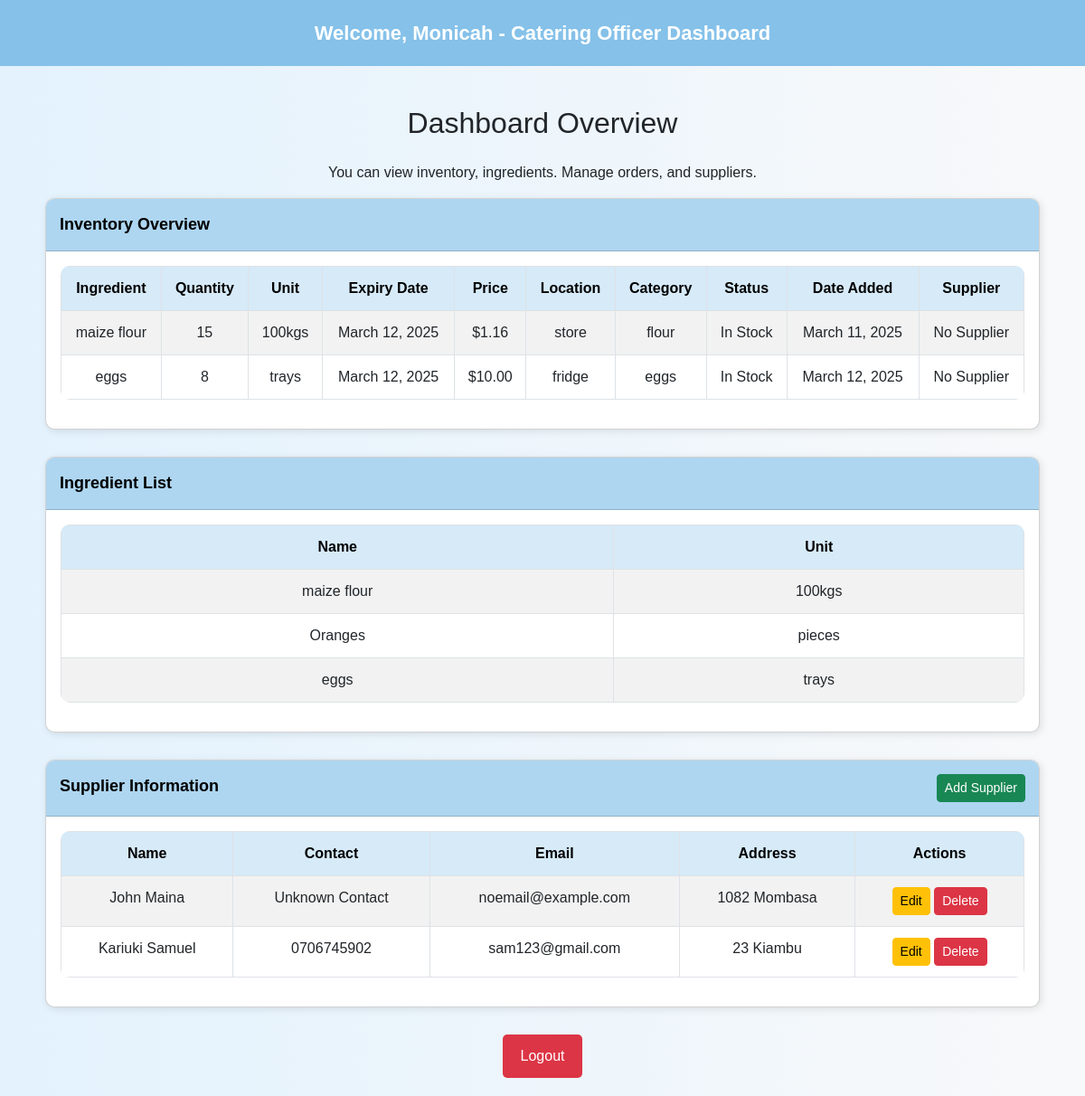
The app's page /catering_officer/ (signed in), older data.
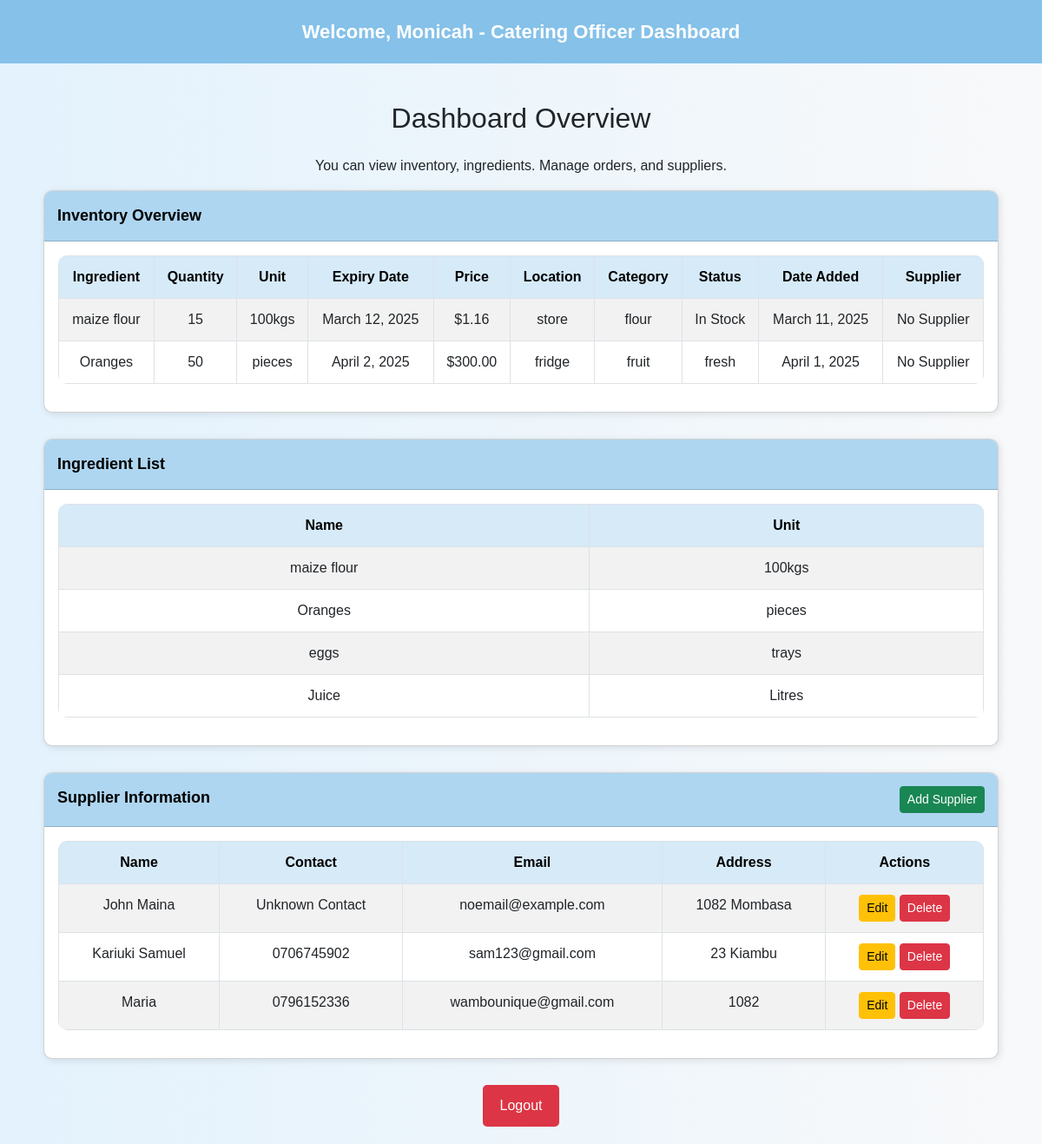
The same page, newer data.
### inventory/models.py (models this page shows, shortened)
class Inventory(models.Model):
    ingredient = models.ForeignKey(Ingredient, on_delete=models.CASCADE)
    quantity = models.PositiveIntegerField()
    expiry_date = models.DateField(null=True, blank=True)  # Expiry date for perishable items
    price = models.DecimalField(max_digits=10, decimal_places=2, null=True, blank=True)  # Price of the ingredient
    location = models.CharField(max_length=255, null=True, blank=True)  # Location in the kitchen
    category = models.CharField(max_length=100, null=True, blank=True)  # Category (e.g., grains, dairy, etc.)
    status = models.CharField(max_length=20, choices=[('In Stock', 'In Stock'), ('Out of Stock', 'Out of Stock'), ('Low Stock', 'Low Stock')], default='In Stock')
    date_added = models.DateField(auto_now_add=True)  # Date the item was added

class Ingredient(models.Model):
    name = models.CharField(max_length=255)
    unit = models.CharField(max_length=50)  # e.g., grams, liters

class Supplier(models.Model):
   name = models.CharField(max_length=255)
   contact = models.CharField(max_length=255, default="Unknown Contact")
   address = models.TextField()
   email = models.EmailField(default="noemail@example.com")

### inventory/views.py (the view)
# urls.py: path('catering_officer/', catering_officer_dashboard, name='catering_officer_dashboard_url'),
@login_required
def catering_officer_dashboard(request):
    inventory = Inventory.objects.all()
    ingredients = Ingredient.objects.all()
    orders = Order.objects.all()
    suppliers = Supplier.objects.all()
    context = {
        'inventory': inventory,
        'ingredients': ingredients,
        'orders': orders,
        'suppliers': suppliers,
    }
    return render(request, 'accounts/catering_officer_dashboard.html', context)

### inventory/templates/accounts/catering_officer_dashboard.html (shortened to what the changed rows need)
<!DOCTYPE html>
<html lang="en">
<head>
    <link href="https://cdn.jsdelivr.net/npm/bootstrap@5.3.0/dist/css/bootstrap.min.css" rel="stylesheet">
</head>
<body>
    <div class="container mt-4">
        <h2 class="mb-4 text-center">Dashboard Overview</h2>
        <div class="table-container">
            <div class="card">
                <div class="card-body">
                    <table class="table table-striped table-hover">
                        <thead>
                            <tr>
                                <th>Ingredient</th>
                                <th>Quantity</th>
                                <th>Unit</th>
                                <th>Expiry Date</th>
                                <th>Price</th>
                                <th>Location</th>
                                <th>Category</th>
                                <th>Status</th>
                                <th>Date Added</th>
                                <th>Supplier</th>
                            </tr>
                        </thead>
                        <tbody>
                            {% for item in inventory %}
                                <tr>
                                    <td>{{ item.ingredient.name }}</td>
                                    <td>{{ item.quantity }}</td>
                                    <td>{{ item.ingredient.unit }}</td>
                                    <td>{{ item.expiry_date }}</td>
                                    <td>${{ item.price }}</td>
                                    <td>{{ item.location }}</td>
                                    <td>{{ item.category }}</td>
                                    <td>{{ item.status }}</td>
                                    <td>{{ item.date_added }}</td>
                                    <td>{{ item.supplier.name|default:"No Supplier" }}</td>
                                </tr>
                            {% empty %}
                                <tr>
                                    <td colspan="10">No inventory available.</td>
                                </tr>
                            {% endfor %}
                        </tbody>
                    </table>
                </div>
            </div>
        </div>
        <div class="table-container">
            <div class="card">
                <div class="card-body">
                    <table class="table table-striped table-hover">
                        <thead>
                            <tr>
                                <th>Name</th>
                                <th>Unit</th>
                            </tr>
                        </thead>
                        <tbody>
                            {% for ingredient in ingredients %}
                                <tr>
                                    <td>{{ ingredient.name }}</td>
                                    <td>{{ ingredient.unit }}</td>
                                </tr>
                            {% empty %}
                                <tr>
                                    <td colspan="2">No ingredients available.</td>
                                </tr>
                            {% endfor %}
                        </tbody>
                    </table>
                </div>
            </div>
        </div>
        <div class="table-container">
            <div class="card">
                <div class="card-body">
                    <table class="table table-striped table-hover">
                        <thead>
                            <tr>
                                <th>Name</th>
                                <th>Contact</th>
                                <th>Email</th>
                                <th>Address</th>
                                <th>Actions</th>
                            </tr>
                        </thead>
                        <tbody>
                            {% for supplier in suppliers %}
                                <tr>
                                    <td>{{ supplier.name }}</td>
                                    <td>{{ supplier.contact }}</td>
                                    <td>{{ supplier.email }}</td>
                                    <td>{{ supplier.address }}</td>
                                    <td>
                                        <button class="btn btn-warning btn-sm" data-bs-toggle="modal" data-bs-target="#editSupplierModal" data-id="{{ supplier.id }}" data-name="{{ supplier.name }}" data-contact="{{ supplier.contact }}" data-email="{{ supplier.email }}" data-address="{{ supplier.address }}">Edit</button>
                                        <a href="{% url 'delete_supplier' supplier.id %}" class="btn btn-danger btn-sm" onclick="return confirm('Are you sure you want to delete this supplier?')">Delete</a>
                                    </td>
                                </tr>
                            {% empty %}
                                <tr>
                                    <td colspan="5">No suppliers available.</td>
                                </tr>
                            {% endfor %}
                        </tbody>
                    </table>
                </div>
            </div>
        </div>
    </div>

Row changes from the older to the newer data that the page shows:
removed Inventory: ingredient.name "eggs", quantity "8", ingredient.unit "trays", expiry_date "March 12, 2025", price "10.00", location "fridge", category "eggs", status "In Stock", date_added "March 12, 2025", supplier.name "No Supplier"
added Inventory: ingredient.name "Oranges", quantity "50", ingredient.unit "pieces", expiry_date "April 2, 2025", price "300.00", location "fridge", category "fruit", status "fresh", date_added "April 1, 2025", supplier.name "No Supplier"
added Ingredient: name "Juice", unit "Litres"
added Supplier: name "Maria", contact "0796152336", email "wambounique@gmail.com", address "1082"
